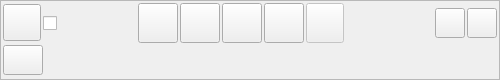
<?xml version="1.0" encoding="UTF-8"?>
<!--
 Quick Contacts UI.

 Copyright (C) Sapura Secured Technologies, 2021-2024. All Rights Reserved.

 @file
 @version $Id: Contact.ui 1855 2024-05-28 03:53:43Z hazim.rujhan $
-->
<ui version="4.0">
 <class>Contact</class>
 <widget class="QWidget" name="Contact">
  <property name="geometry">
   <rect>
    <x>0</x>
    <y>0</y>
    <width>500</width>
    <height>50</height>
   </rect>
  </property>
  <property name="minimumSize">
   <size>
    <width>0</width>
    <height>80</height>
   </size>
  </property>
  <property name="maximumSize">
   <size>
    <width>16777215</width>
    <height>80</height>
   </size>
  </property>
  <property name="autoFillBackground">
   <bool>false</bool>
  </property>
  <!--this QVBoxLayout may seem unnecessary, but without it, this will not
   appear correctly inside the container layout-->
  <layout class="QVBoxLayout" name="vLayout">
   <property name="spacing">
    <number>0</number>
   </property>
   <property name="leftMargin">
    <number>0</number>
   </property>
   <property name="topMargin">
    <number>0</number>
   </property>
   <property name="rightMargin">
    <number>0</number>
   </property>
   <property name="bottomMargin">
    <number>0</number>
   </property>
   <item>
    <widget class="QFrame" name="mainFrame">
     <property name="frameShape">
      <enum>QFrame::StyledPanel</enum>
     </property>
     <property name="frameShadow">
      <enum>QFrame::Raised</enum>
     </property>
     <layout class="QVBoxLayout" name="mainLayout">
      <property name="spacing">
       <number>2</number>
      </property>
      <property name="leftMargin">
       <number>2</number>
      </property>
      <property name="topMargin">
       <number>2</number>
      </property>
      <property name="rightMargin">
       <number>2</number>
      </property>
      <property name="bottomMargin">
       <number>2</number>
      </property>
      <item>
       <layout class="QHBoxLayout" name="layout1">
        <property name="spacing">
         <number>2</number>
        </property>
        <property name="leftMargin">
         <number>0</number>
        </property>
        <property name="topMargin">
         <number>0</number>
        </property>
        <property name="rightMargin">
         <number>0</number>
        </property>
        <property name="bottomMargin">
         <number>0</number>
        </property>
        <item>
         <widget class="QToolButton" name="userDefBtn">
          <property name="toolTip">
           <string>Save as user defined</string>
          </property>
          <property name="icon">
           <iconset>
            <selectedoff>:/Images/images/icon_slider_off.png</selectedoff>
            <selectedon>:/Images/images/icon_slider_on.png</selectedon>
           </iconset>
          </property>
          <property name="iconSize">
           <size>
            <width>30</width>
            <height>30</height>
           </size>
          </property>
          <property name="checkable">
           <bool>true</bool>
          </property>
         </widget>
        </item>
        <item>
         <widget class="QCheckBox" name="selectCb">
          <property name="minimumSize">
           <size>
            <width>20</width>
            <height>20</height>
           </size>
          </property>
          <property name="toolTip">
           <string>Select</string>
          </property>
         </widget>
        </item>
        <item>
         <widget class="QLabel" name="iconLbl">
          <property name="sizePolicy">
           <sizepolicy hsizetype="Fixed" vsizetype="Fixed">
            <horstretch>0</horstretch>
            <verstretch>0</verstretch>
           </sizepolicy>
          </property>
          <property name="minimumSize">
           <size>
            <width>40</width>
            <height>40</height>
           </size>
          </property>
          <property name="maximumSize">
           <size>
            <width>40</width>
            <height>40</height>
           </size>
          </property>
          <property name="scaledContents">
           <bool>true</bool>
          </property>
         </widget>
        </item>
        <item>
         <widget class="QLabel" name="titleLbl">
          <property name="sizePolicy">
           <sizepolicy hsizetype="Preferred" vsizetype="Fixed">
            <horstretch>0</horstretch>
            <verstretch>0</verstretch>
           </sizepolicy>
          </property>
          <property name="maximumSize">
           <size>
            <width>16777215</width>
            <height>40</height>
           </size>
          </property>
          <property name="wordWrap">
           <bool>false</bool>
          </property>
         </widget>
        </item>
        <item>
         <widget class="QLabel" name="grpStatLbl">
          <property name="sizePolicy">
           <sizepolicy hsizetype="Fixed" vsizetype="Fixed">
            <horstretch>0</horstretch>
            <verstretch>0</verstretch>
           </sizepolicy>
          </property>
          <property name="minimumSize">
           <size>
            <width>20</width>
            <height>20</height>
           </size>
          </property>
          <property name="maximumSize">
           <size>
            <width>20</width>
            <height>20</height>
           </size>
          </property>
          <property name="scaledContents">
           <bool>true</bool>
          </property>
          <property name="alignment">
           <set>Qt::AlignCenter</set>
          </property>
         </widget>
        </item>
        <item>
         <widget class="QPushButton" name="msgBtn">
          <property name="sizePolicy">
           <sizepolicy hsizetype="Fixed" vsizetype="Fixed">
            <horstretch>0</horstretch>
            <verstretch>0</verstretch>
           </sizepolicy>
          </property>
          <property name="maximumSize">
           <size>
            <width>40</width>
            <height>40</height>
           </size>
          </property>
          <property name="toolTip">
           <string>Message</string>
          </property>
          <property name="icon">
           <iconset resource="Resources.qrc">
            <normaloff>:/Images/images/icon_sds.png</normaloff>
            :/Images/images/icon_sds.png</iconset>
          </property>
          <property name="iconSize">
           <size>
            <width>30</width>
            <height>30</height>
           </size>
          </property>
         </widget>
        </item>
        <item>
         <widget class="QPushButton" name="callBtn">
          <property name="sizePolicy">
           <sizepolicy hsizetype="Fixed" vsizetype="Fixed">
            <horstretch>0</horstretch>
            <verstretch>0</verstretch>
           </sizepolicy>
          </property>
          <property name="maximumSize">
           <size>
            <width>40</width>
            <height>40</height>
           </size>
          </property>
          <property name="toolTip">
           <string>Call</string>
          </property>
          <property name="icon">
           <iconset resource="Resources.qrc">
            <normaloff>:/Images/images/icon_call.png</normaloff>
            :/Images/images/icon_call.png</iconset>
          </property>
          <property name="iconSize">
           <size>
            <width>30</width>
            <height>30</height>
           </size>
          </property>
         </widget>
        </item>
        <item>
         <widget class="QPushButton" name="joinBtn">
          <property name="sizePolicy">
           <sizepolicy hsizetype="Fixed" vsizetype="Fixed">
            <horstretch>0</horstretch>
            <verstretch>0</verstretch>
           </sizepolicy>
          </property>
          <property name="minimumSize">
           <size>
            <width>30</width>
            <height>0</height>
           </size>
          </property>
          <property name="maximumSize">
           <size>
            <width>40</width>
            <height>40</height>
           </size>
          </property>
          <property name="visible">
           <bool>false</bool>
          </property>
          <property name="toolTip">
           <string>Join</string>
          </property>
          <property name="icon">
           <iconset resource="Resources.qrc">
            <normaloff>:/Images/images/icon_call.png</normaloff>
            :/Images/images/icon_call.png</iconset>
          </property>
          <property name="iconSize">
           <size>
            <width>30</width>
            <height>30</height>
           </size>
          </property>
         </widget>
        </item>
        <item>
         <widget class="QPushButton" name="pttBtn">
          <property name="sizePolicy">
           <sizepolicy hsizetype="Fixed" vsizetype="Fixed">
            <horstretch>0</horstretch>
            <verstretch>0</verstretch>
           </sizepolicy>
          </property>
          <property name="minimumSize">
           <size>
            <width>30</width>
            <height>0</height>
           </size>
          </property>
          <property name="maximumSize">
           <size>
            <width>40</width>
            <height>40</height>
           </size>
          </property>
          <property name="toolTip">
           <string>PTT</string>
          </property>
          <property name="icon">
           <iconset resource="Resources.qrc">
            <normaloff>:/Images/images/icon_ptt.png</normaloff>
            :/Images/images/icon_ptt.png</iconset>
          </property>
          <property name="iconSize">
           <size>
            <width>30</width>
            <height>30</height>
           </size>
          </property>
         </widget>
        </item>
        <item>
         <widget class="QToolButton" name="endBtn">
          <property name="enabled">
           <bool>false</bool>
          </property>
          <property name="sizePolicy">
           <sizepolicy hsizetype="Fixed" vsizetype="Fixed">
            <horstretch>0</horstretch>
            <verstretch>0</verstretch>
           </sizepolicy>
          </property>
          <property name="minimumSize">
           <size>
            <width>30</width>
            <height>0</height>
           </size>
          </property>
          <property name="maximumSize">
           <size>
            <width>40</width>
            <height>40</height>
           </size>
          </property>
          <property name="toolTip">
           <string>End</string>
          </property>
          <property name="icon">
           <iconset resource="Resources.qrc">
            <activeon>:/Images/images/icon_endCall2.png</activeon>
            :/Images/images/icon_endCall2.png</iconset>
          </property>
          <property name="iconSize">
           <size>
            <width>30</width>
            <height>30</height>
           </size>
          </property>
         </widget>
        </item>
        <item>
         <spacer name="spacer1">
          <property name="orientation">
           <enum>Qt::Horizontal</enum>
          </property>
          <property name="sizeHint" stdset="0">
           <size>
            <width>1</width>
            <height>1</height>
           </size>
          </property>
         </spacer>
        </item>
        <item>
         <widget class="QToolButton" name="monBtn">
          <property name="toolTip">
           <string>Monitor</string>
          </property>
          <property name="icon">
           <iconset>
            <selectedoff>:/Images/images/icon_monitoring.png</selectedoff>
            <selectedon>:/Images/images/icon_monitoring2.png</selectedon>
           </iconset>
          </property>
          <property name="iconSize">
           <size>
            <width>30</width>
            <height>30</height>
           </size>
          </property>
          <property name="maximumSize">
           <size>
            <width>30</width>
            <height>30</height>
           </size>
          </property>
          <property name="checkable">
           <bool>true</bool>
          </property>
         </widget>
        </item>
        <item>
         <widget class="QToolButton" name="menuBtn">
          <property name="toolTip">
           <string>Menu</string>
          </property>
          <property name="icon">
           <iconset resource="Resources.qrc">
            <normaloff>:/Images/images/icon_settings.png</normaloff>
            :/Images/images/icon_settings.png</iconset>
          </property>
          <property name="iconSize">
           <size>
            <width>30</width>
            <height>30</height>
           </size>
          </property>
          <property name="maximumSize">
           <size>
            <width>30</width>
            <height>30</height>
           </size>
          </property>
          <property name="popupMode">
           <enum>QToolButton::InstantPopup</enum>
          </property>
         </widget>
        </item>
       </layout>
      </item>
      <item>
       <layout class="QHBoxLayout" name="layout2">
        <property name="spacing">
         <number>2</number>
        </property>
        <property name="leftMargin">
         <number>0</number>
        </property>
        <property name="topMargin">
         <number>0</number>
        </property>
        <property name="rightMargin">
         <number>0</number>
        </property>
        <property name="bottomMargin">
         <number>0</number>
        </property>
        <item>
         <widget class="QPushButton" name="callPartyBtn">
          <property name="sizePolicy">
           <sizepolicy hsizetype="Preferred" vsizetype="Fixed">
            <horstretch>0</horstretch>
            <verstretch>0</verstretch>
           </sizepolicy>
          </property>
          <property name="maximumSize">
           <size>
            <width>16777215</width>
            <height>40</height>
           </size>
          </property>
          <property name="visible">
           <bool>false</bool>
          </property>
         </widget>
        </item>
        <item>
         <widget class="QLabel" name="timeIconLbl">
          <property name="maximumSize">
           <size>
            <width>30</width>
            <height>30</height>
           </size>
          </property>
          <property name="scaledContents">
           <bool>true</bool>
          </property>
          <property name="visible">
           <bool>false</bool>
          </property>
          <property name="pixmap">
           <pixmap resource="Resources.qrc">:/Images/images/icon_timer.png</pixmap>
          </property>
         </widget>
        </item>
        <item>
         <widget class="QLabel" name="timeLbl">
          <property name="maximumSize">
           <size>
            <width>16777215</width>
            <height>30</height>
           </size>
          </property>
          <property name="visible">
           <bool>false</bool>
          </property>
         </widget>
        </item>
        <item>
         <widget class="QLabel" name="txIconLbl">
          <property name="maximumSize">
           <size>
            <width>30</width>
            <height>30</height>
           </size>
          </property>
          <property name="scaledContents">
           <bool>true</bool>
          </property>
          <property name="visible">
           <bool>false</bool>
          </property>
         </widget>
        </item>
        <item>
         <widget class="QLabel" name="txLbl">
          <property name="maximumSize">
           <size>
            <width>16777215</width>
            <height>30</height>
           </size>
          </property>
          <property name="visible">
           <bool>false</bool>
          </property>
         </widget>
        </item>
        <item>
         <spacer name="spacer2">
          <property name="orientation">
           <enum>Qt::Horizontal</enum>
          </property>
          <property name="sizeHint" stdset="0">
           <size>
            <width>1</width>
            <height>1</height>
           </size>
          </property>
         </spacer>
        </item>
       </layout>
      </item>
     </layout>
    </widget>
   </item>
  </layout>
 </widget>
 <resources>
  <include location="Resources.qrc"/>
 </resources>
 <connections/>
</ui>
